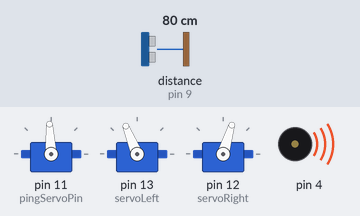
Recording of a sketch running on a simulated Arduino Uno, built with avr-gcc and run on an emulated ATmega328P. Shown: 3 × servo, buzzer (waves = sounding). Wiring (inferred from the names in the program): ultrasonic range finder: trigger pin 10; echo pin 9. The test bench sets the inputs (shaded band); at power-on: distance to the obstacle (sensor on pin 9) 80 cm. The echo pulse lasts 58.3 µs per cm.

Above: at 1.2 s.
1.3 s: distance to the obstacle (sensor on pin 9) set to 2 cm
At 2.6 s:
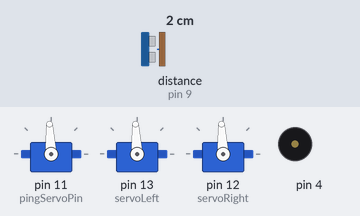
At 5.8 s:
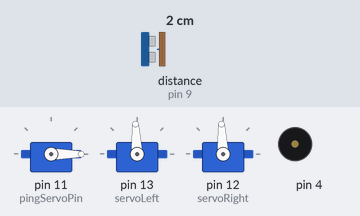
Timing chart, 0 to 15.4 s (numbered marks = the images above; inputs shaded):
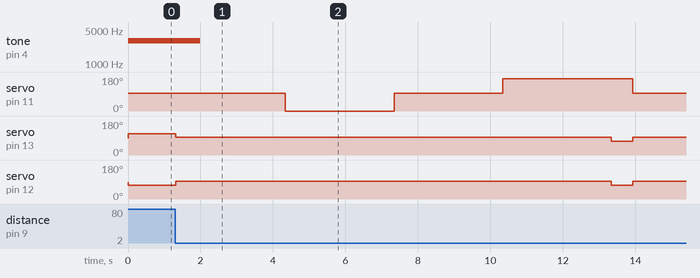

The sketch:

maze_robot_test.ino
```cpp
//Maze Robot 2

#include <Servo.h>;

Servo pingServo;
const int pingServoPin= 11;


const int pingPinT=10;
const int pingPinE=9;

int duration;
int cm;
int distance;

int leftdistance;
int rightdistance;


Servo servoLeft;
Servo servoRight;


void setup() {
  // put your setup code here, to run once:
  Serial.begin(9600);

  pinMode(pingPinT,OUTPUT);
  pinMode(pingPinE,INPUT);

  pingServo.attach(pingServoPin);


  servoLeft.attach(13);
  servoRight.attach(12);

  tone(4,3000,2000);


}


void loop() {

  // put your main code here, to run repeatedly:

  pingServo.writeMicroseconds (1500);
  distance=detect();

  if (distance>=10){
   servoLeft.writeMicroseconds(1700);
   servoRight.writeMicroseconds(1300);

  delay(20);

  }
  else{


   servoLeft.writeMicroseconds(1500);
   servoRight.writeMicroseconds(1500);

  delay(20);


    pingServo.writeMicroseconds (1500);
    delay(3000);


    pingServo.writeMicroseconds (0);
    distance=detect();
    rightdistance=distance;
    delay(3000);

    pingServo.writeMicroseconds (1500);
    delay(3000);

    pingServo.writeMicroseconds (2300);
    distance=detect();
    leftdistance=distance;
    delay(3000);

    if (rightdistance>=leftdistance){

      for (int i=0; i<= 28; i++ ){


  servoLeft.writeMicroseconds(1300);
  servoRight.writeMicroseconds(1300);

  delay(20);

  }


    }


else if (rightdistance<leftdistance){
for (int i=0; i<= 28; i++ ){


  servoLeft.writeMicroseconds(1700);
  servoRight.writeMicroseconds(1700);

  delay(20);

  }

}

  }

}


int detect(){

  digitalWrite(pingPinT,LOW);
  delayMicroseconds(2);
  digitalWrite(pingPinT,HIGH);
  delayMicroseconds (10);
  digitalWrite(pingPinT,LOW);

  duration=pulseIn(pingPinE,HIGH,25000);

  cm=duration*0.034/2;

return cm;

}
```

Measured:
- after the input at 1.3 s, servo on pin 11 (pingServoPin): 93° → 0° after 3.0 s, → 93° 3.0 s later, → 170° 3.0 s later, → 93° 3.6 s later; servo on pin 13 (servoLeft): 112° → 93° at once, → 73° 12.0 s later, → 93° 0.58 s later; servo on pin 12 (servoRight): 73° → 93° at once, → 73° 12.0 s later, → 93° 0.58 s later
